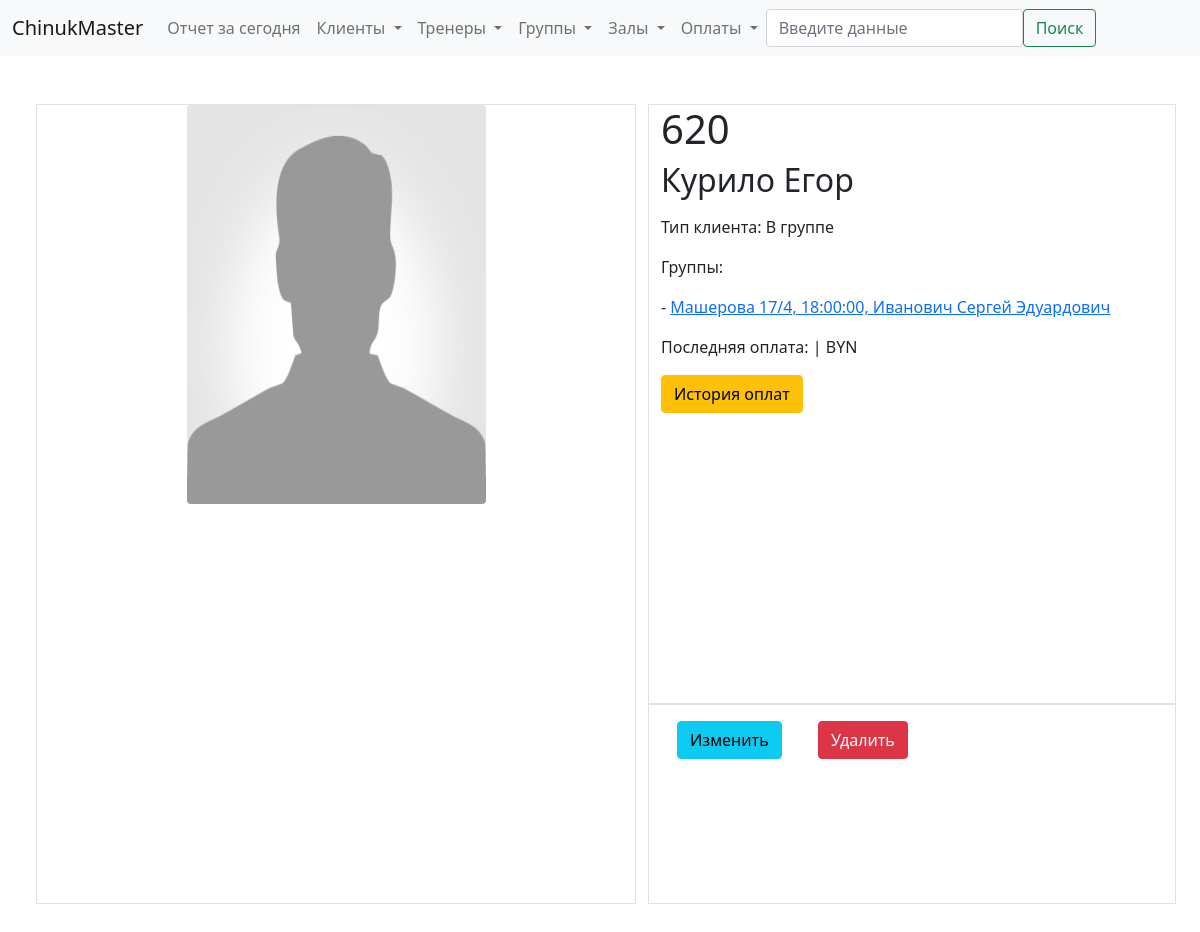
/client/58, run on the app's committed database.
### billing/models.py (models this page shows, shortened)
class Client(models.Model):
    member_card = models.CharField(verbose_name='Членская карта', max_length=4, blank=True, null=True)
    name = models.CharField(verbose_name='ФИО', max_length=50, blank=True, null=True)
    tel_number = models.CharField(verbose_name='Номер телефона', max_length=20, blank=True, null=True)
    info = models.TextField(verbose_name='Дополнительная информация', null=True, blank=True)
    training_type_choices = [
        ('I', 'Индивидуал'),
        ('G', 'В группе'),
        ('B', 'Смешанный'),
    ]
    cl_type = models.CharField(verbose_name='Тип клиента', max_length=1, choices=training_type_choices, default='G')
    treners = models.ManyToManyField(Trener, verbose_name='Тренер', blank=True)
    groups = models.ManyToManyField(Group, verbose_name='Группа', blank=True)
    def last_payment(self):
        payments = self.payment_set.order_by('-date')
        if payments:
            return payments[0]
    class Meta:
        verbose_name = 'Клиент'
        verbose_name_plural = 'Клиенты'

class Group(models.Model):
    gr_type_choices = [
        ('A', 'Взрослая'),
        ('C', 'Детская')
    ]
    sport_type_choices = [
        ('B', 'Классический бокс'),
        ('T', 'Тайский бокс'),
        ('W', 'Женская группа'),
        ('M', 'ММА')
    ]
    schedule_choice = [
        ('uneven', 'пн. ср. пт.'),
        ('even', 'вт. чт. сб.'),
    ]
    gr_type = models.CharField(verbose_name='Возраст', max_length=1, choices=gr_type_choices, default='A')
    sport_type = models.CharField(verbose_name='Тип', max_length=1, choices = sport_type_choices, default='T')
    time = models.TimeField(verbose_name='Время')
    schedule = models.CharField(verbose_name='Расписание', max_length=6, choices=schedule_choice, null=True, blank=True)
    trener = models.ForeignKey('Trener', verbose_name='Тренер', on_delete=models.SET_NULL, null=True, blank=True)
    address = models.ForeignKey('Address', verbose_name='Зал', on_delete=models.SET_NULL, null=True, blank=True)
    class Meta:
        verbose_name = 'Группа'
        verbose_name_plural = 'Группы'
        ordering = ['time']
    def __str__(self):
        return f'{self.address}, {self.time}, {self.trener}'

class Address(models.Model):
    address_choices = [
        ('Машерова 17/4', 'Машерова 17/4'),
        ('Свердлова 23', 'Свердлова 23')
    ]
    address = models.CharField(max_length=20, choices = address_choices)
    tel_number = models.CharField(max_length = 20)
    class Meta:
        verbose_name = 'Адрес'
        verbose_name_plural = 'Адреса'
    def __str__(self):
        return self.address

class Trener(models.Model):
    name = models.CharField(max_length=50, verbose_name = 'Имя')
    tel_number = models.CharField(max_length=20, verbose_name = 'Номер телефона', null=True, blank=True)
    info = models.TextField(blank=True, null=False, verbose_name = 'Дополнительная информация')
    photo = models.ImageField(verbose_name='Фото', upload_to='billing/media/treners', height_field=None, width_field=None, null=True, blank=True)
    class Meta:
        verbose_name = 'Тренер'
        verbose_name_plural = 'Тренеры'
    def __str__(self):
        return self.name

### billing/views.py (the view)
# urls.py: path('<slug:obj>/<int:id>', views.detail_object, name='detail_object'),
def detail_object(request, obj, id):
    inst = obj_values[obj].objects.get(id=id)
    return render(request, f'billing/detail/{obj}.html', {
        f'{obj}' : inst,
    })

### ChinukMaster/templates/billing/detail/client.html (shortened to what this page needs)
{% extends 'billing/base.html' %}
{% block content %}
    <div class="container-xxl">
        <div class="row">
            <div class="col">
                <div class="detail-photo border d-flex justify-content-center">
                    {% if client.photo %}
                        <img src="{{trener.photo.url}}" alt="{{trener.name}}" class="rounded w-50 h-50">
                    {% else %}
                        <img src="/media/billing/media/unknown.png" alt="unknown user" class="rounded w-50 h-50">
                    {% endif %}
                </div>
            </div>
            <div class="col">
                <div class="row h-75 border">
                    <div class="col">
                        {% if client.member_card %}
                            <h1>{{client.member_card}}</h1>
                        {% endif %}
                        <h2>{{client.name}}</h2>
                        <p>Тип клиента:
                            {% if client.cl_type == 'I' %} Индивидуал
                            {% elif client.cl_type == 'G' %} В группе
                            {% elif client.cl_type == 'B' %} Смешанный
                            {% endif %}
                        </p>
                        {% if client.cl_type == 'G' or client.cl_type == 'B' %}
                            {% if client.groups.all %}
                                <p>Группы:</p>
                                {% for group in client.groups.all %}
                                    <p> - <a href="{% url 'detail_object' 'group' group.id %}">{{group}}</a></p>
                                {% endfor %}
                            {% endif %}
                        {% endif %}
                        <p>Последняя оплата: {{client.last_payment.date}} | {{client.last_payment.amount}} BYN</p>
                        <a href="{% url 'payments_history' 'client' client.id %}" class="btn btn-warning">История оплат</a>
                    </div>
                </div>
                <div class="row h-25 border">
                    <div class="col">
                        <a href="{% url 'edit_object' obj='client' id=client.id %}" class="btn btn-info m-3">Изменить</a>
                        <a href="{% url 'delete_object' obj='client' id=client.id %}" class="btn btn-danger m-3">Удалить</a>
                    </div>
                </div>
            </div>
        </div>
    </div>
{% endblock %}

### billing/static/billing.css (style rules this page uses)
.detail-photo { width: 600px; height: 800px; }

### data on the page
Client: member_card "620", name "Курило Егор"
Group: address+time+trener "Машерова 17/4, 18:00:00, Иванович Сергей Эдуардович"
